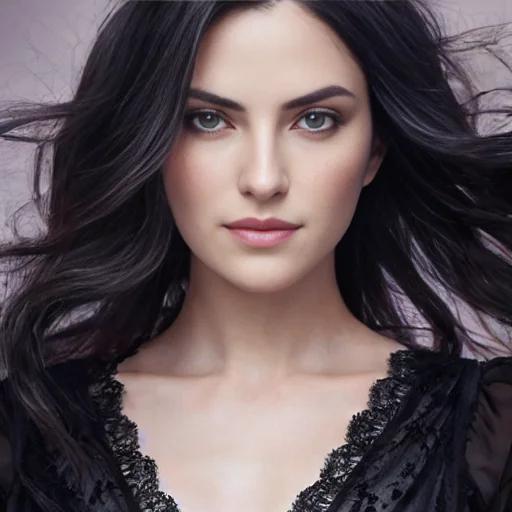
#> input picture Data/Training/face.jpg, 512 x 512 px
$ python NMF.py
#> lines starting #> are read from the running program, lines starting #| are printed output that depends on the picture
import numpy as np
import cv2
from skimage.color import rgb2ycbcr

#Non-Negative Matrix Factorization
def NMF(X: np.ndarray, iterations = 10):
    n, m = X.shape

    r = int((n * m) / (n + m))

    U = np.abs(np.random.normal(size = (n, r)))
    V = np.abs(np.random.normal(size = (r, m)))

    for iter in range(iterations):
        DeltaV = ((U.T @ X) / (U.T @ U @ V))
        DeltaU = ((X @ V.T) / (U @ V @ V.T))

        V *= DeltaV
        U *= DeltaU

        print(f"Finished Iteration {iter + 1}")

    return U

#Conduct Non-Negative Matrix Factorization
img_path = '../Data/Training/face.jpg'
X = cv2.imread(img_path)
#> X is the input picture: shape (512, 512, 3); mean B, G, R 87.1, 83.5, 96.6
X = cv2.cvtColor(X, cv2.COLOR_BGR2RGB)

X = rgb2ycbcr(X) #Get Convert RGB to Y, CB, Cr for Low Resolution Image
#> X: shape (512, 512, 3) float64; mean of channels 0, 1, 2 91.4, 127.6, 133.5
X = X[:, :, 0] #Y Component
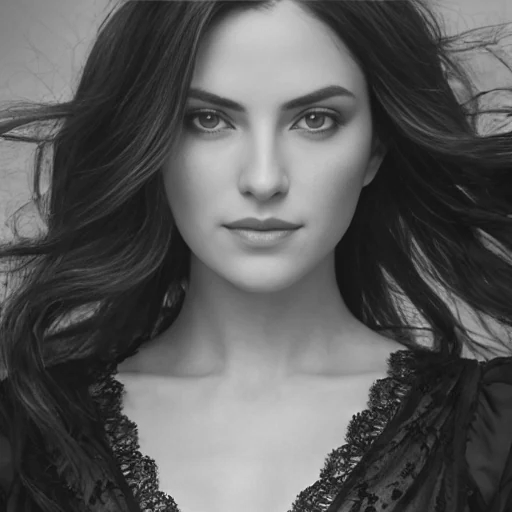
#> X: shape (512, 512) float64; min 16.2, max 228.9, mean 91.4

A = NMF(X)
#> the loop in NMF, `for iter in range(iterations):` made 10 passes
#> pass 1, in NMF, `DeltaV = ((U.T @ X) / (U.T @ U @ V))`:
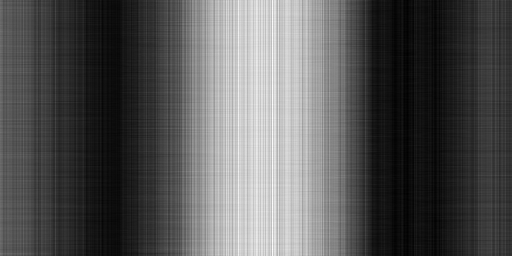
#> DeltaV: shape (256, 512) float64; min 0.229, max 1.22, mean 0.563; drawn with min black and max white
#> pass 1, in NMF, `DeltaU = ((X @ V.T) / (U @ V @ V.T))`:
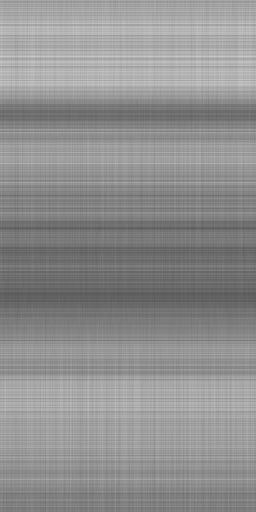
#> DeltaU: shape (512, 256) float64; min 0.342, max 0.812, mean 0.563
#> after the loop in NMF, `for iter in range(iterations):`:
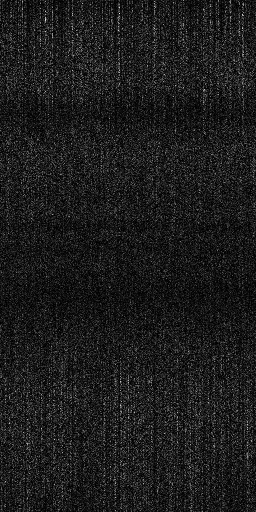
#> U: shape (512, 256) float64; min 3.71e-06, max 7.06, mean 0.8; drawn with min black and max white
#> after the loop in NMF, `for iter in range(iterations):`:
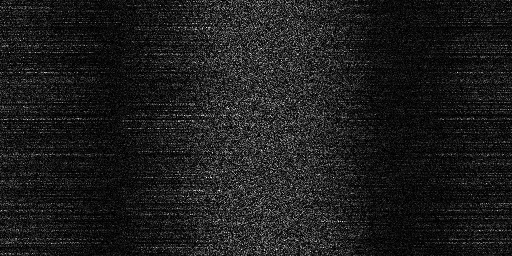
#> V: shape (256, 512) float64; min 4.02e-06, max 7.02, mean 0.802; drawn with min black and max white
U, R = np.linalg.qr(A)
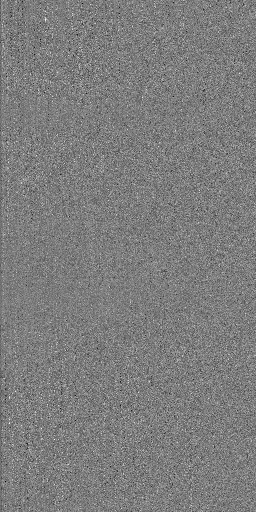
#> U: shape (512, 256) float64; min -0.271, max 0.28, mean -5.28e-05; drawn with min black and max white
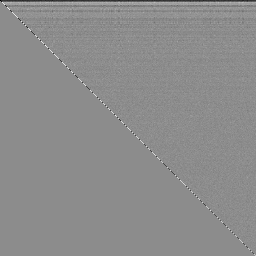
#> R: shape (256, 256) float64; min -22.73, max 18.47, mean -0.0104; drawn with min black and max white
np.save("U.npy", U)

$ run again, with Data/Training/t1.bmp saved as Data/Training/face.jpg
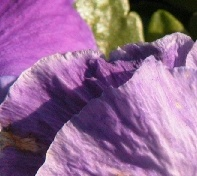
#> input picture Data/Training/t1.bmp, 197 x 176 px
#> X is the input picture: shape (176, 197, 3); mean B, G, R 144.8, 104.8, 146.7
#> after the loop in NMF, `for iter in range(iterations):`:
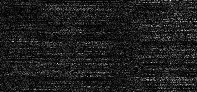
#> V: shape (92, 197) float64; min 8.19e-05, max 6.73, mean 0.807; drawn with min black and max white
#> `U, R = np.linalg.qr(A)`:
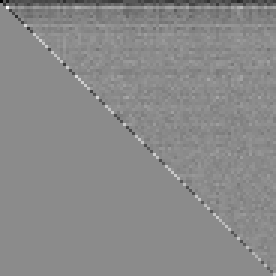
#> R: shape (92, 92) float64 (shown 3 times larger); min -16.83, max 14, mean -0.18; drawn with min black and max white

$ run again, with Data/Training/t11.bmp saved as Data/Training/face.jpg
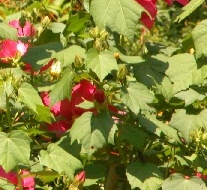
#> input picture Data/Training/t11.bmp, 207 x 190 px
#> X is the input picture: shape (190, 207, 3); mean B, G, R 58.7, 132.2, 136.1
#> after the loop in NMF, `for iter in range(iterations):`:
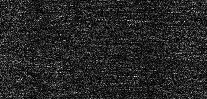
#> V: shape (99, 207) float64; min 8.54e-05, max 5.33, mean 0.805; drawn with min black and max white
#> `U, R = np.linalg.qr(A)`:
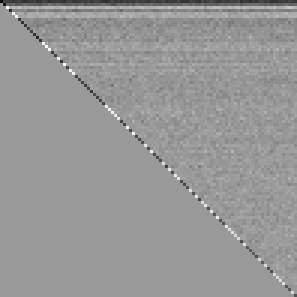
#> R: shape (99, 99) float64 (shown 3 times larger); min -14.23, max 9.44, mean -0.184; drawn with min black and max white

$ run again, with Data/Training/t12.bmp saved as Data/Training/face.jpg
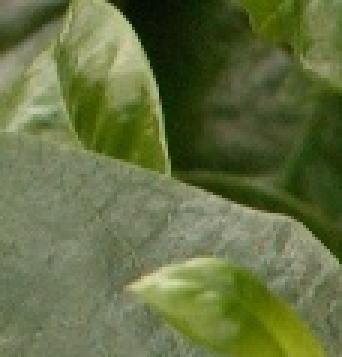
#> input picture Data/Training/t12.bmp, 114 x 119 px (shown 3 times larger)
#> X is the input picture: shape (119, 114, 3); mean B, G, R 65.4, 110.8, 99.4
#> `U, R = np.linalg.qr(A)`:
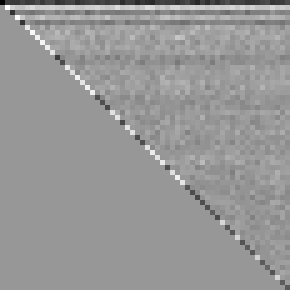
#> R: shape (58, 58) float64 (shown 5 times larger); min -11.45, max 7.76, mean -0.00119; drawn with min black and max white
